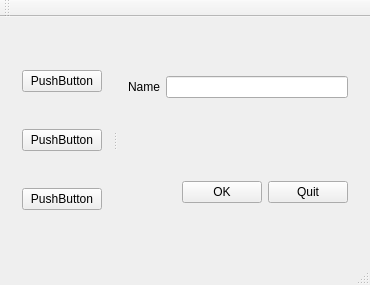
<?xml version="1.0" encoding="UTF-8"?>
<ui version="4.0">
 <class>MainWindow</class>
 <widget class="QMainWindow" name="MainWindow">
  <property name="geometry">
   <rect>
    <x>0</x>
    <y>0</y>
    <width>370</width>
    <height>285</height>
   </rect>
  </property>
  <property name="windowTitle">
   <string>MainWindow</string>
  </property>
  <widget class="QWidget" name="centralWidget">
   <layout class="QVBoxLayout" name="verticalLayout_3">
    <item>
     <widget class="QSplitter" name="splitter">
      <property name="orientation">
       <enum>Qt::Horizontal</enum>
      </property>
      <widget class="QWidget" name="">
       <layout class="QVBoxLayout" name="verticalLayout_2">
        <item>
         <widget class="QPushButton" name="pushButton_3">
          <property name="text">
           <string>PushButton</string>
          </property>
         </widget>
        </item>
        <item>
         <widget class="QPushButton" name="pushButton_4">
          <property name="text">
           <string>PushButton</string>
          </property>
         </widget>
        </item>
        <item>
         <widget class="QPushButton" name="pushButton_5">
          <property name="text">
           <string>PushButton</string>
          </property>
         </widget>
        </item>
       </layout>
      </widget>
      <widget class="QWidget" name="">
       <layout class="QVBoxLayout" name="verticalLayout">
        <item>
         <layout class="QHBoxLayout" name="horizontalLayout">
          <item>
           <widget class="QLabel" name="label">
            <property name="text">
             <string>Name</string>
            </property>
            <property name="buddy">
             <cstring>lineEdit</cstring>
            </property>
           </widget>
          </item>
          <item>
           <widget class="QLineEdit" name="lineEdit"/>
          </item>
         </layout>
        </item>
        <item>
         <spacer name="verticalSpacer">
          <property name="orientation">
           <enum>Qt::Vertical</enum>
          </property>
          <property name="sizeType">
           <enum>QSizePolicy::Preferred</enum>
          </property>
          <property name="sizeHint" stdset="0">
           <size>
            <width>20</width>
            <height>40</height>
           </size>
          </property>
         </spacer>
        </item>
        <item>
         <layout class="QHBoxLayout" name="horizontalLayout_2">
          <item>
           <spacer name="horizontalSpacer">
            <property name="orientation">
             <enum>Qt::Horizontal</enum>
            </property>
            <property name="sizeHint" stdset="0">
             <size>
              <width>40</width>
              <height>20</height>
             </size>
            </property>
           </spacer>
          </item>
          <item>
           <spacer name="horizontalSpacer_2">
            <property name="orientation">
             <enum>Qt::Horizontal</enum>
            </property>
            <property name="sizeType">
             <enum>QSizePolicy::Preferred</enum>
            </property>
            <property name="sizeHint" stdset="0">
             <size>
              <width>40</width>
              <height>20</height>
             </size>
            </property>
           </spacer>
          </item>
          <item>
           <widget class="QPushButton" name="pushButton">
            <property name="text">
             <string>OK</string>
            </property>
           </widget>
          </item>
          <item>
           <widget class="QPushButton" name="pushButton_2">
            <property name="text">
             <string>Quit</string>
            </property>
           </widget>
          </item>
         </layout>
        </item>
       </layout>
      </widget>
     </widget>
    </item>
   </layout>
  </widget>
  <widget class="QMenuBar" name="menuBar">
   <property name="geometry">
    <rect>
     <x>0</x>
     <y>0</y>
     <width>370</width>
     <height>26</height>
    </rect>
   </property>
  </widget>
  <widget class="QToolBar" name="mainToolBar">
   <attribute name="toolBarArea">
    <enum>TopToolBarArea</enum>
   </attribute>
   <attribute name="toolBarBreak">
    <bool>false</bool>
   </attribute>
  </widget>
  <widget class="QStatusBar" name="statusBar"/>
 </widget>
 <layoutdefault spacing="6" margin="11"/>
 <resources/>
 <connections/>
</ui>
